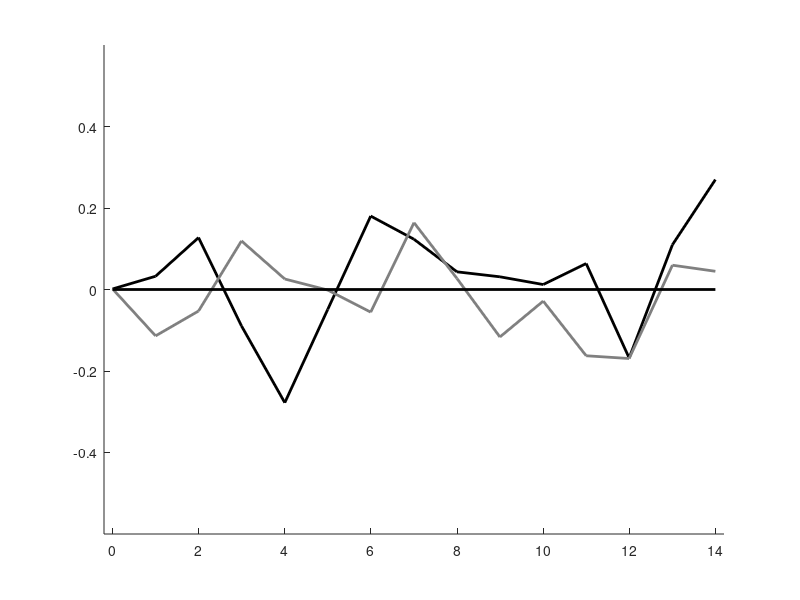
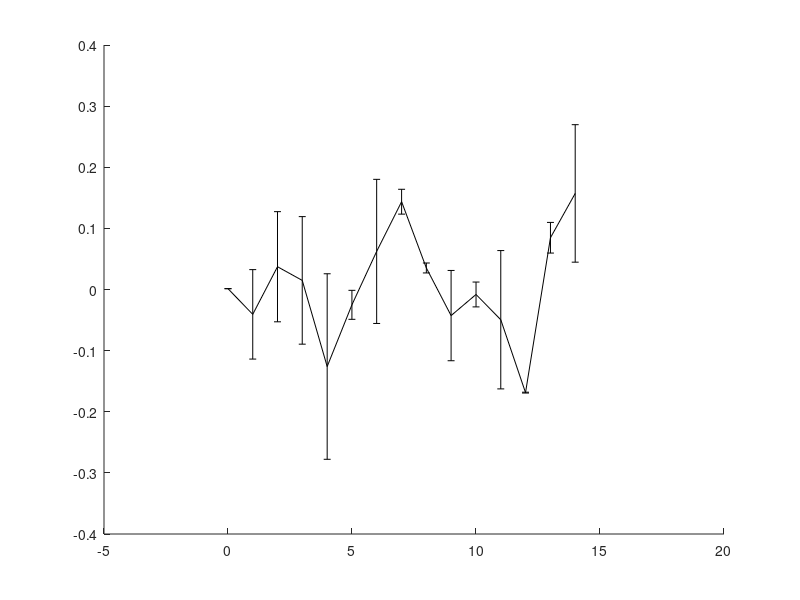

These figures' MATLAB source, in order: (Note: this script raises an error after producing the figures.)
%Script used to extract data from saved svg file of Sober_Brainard_2009 for
%unlesioned no shift birds.

%These values were taken from the svg file directly:
vals1 = [222.4,504.1 235.2,501.8, 248,494.8, 260.8,510.8 273.7,524.7 286.5,507.8 299.3,490.9 312.2,495.1...
325,501, 337.8,501.9, 350.7,503.3, 363.5,499.5, 376.3,516.6 389.2,496.1, 402,484.3];

vals2 = [222.4,504.1, 235.2,512.6, 248,508.1, 260.8,495.4, 273.7,502.3, 286.5,504.3, 299.3,508.3, 312.2,492.1... 
	325,502.2, 337.8,512.8, 350.7,506.3, 363.5,516.2, 376.3,516.7, 389.2,499.8, 402,500.9];

bird1_x = vals1(1:2:end);
bird1_y = vals1(2:2:end);
bird2_x = vals2(1:2:end);
bird2_y = vals2(2:2:end);

%From the line plotting x-axis, I figured out that 222.4 corresponded to
%zero on the x axis:
bird1_x = bird1_x - 222.4;
bird2_x = bird2_x - 222.4;

%Rescaling to the number of days:
bird1_x = bird1_x/bird1_x(end) * 14;
bird2_x = bird2_x/bird2_x(end) * 14;

%For y-axis, the dashed zero line gives us the coordinates for 0 as 504.2:
bird1_y = bird1_y - 504.2;
bird2_y = bird2_y - 504.2;

%Y-axis is positive going downward in SVG files. So we need to invert the
%axis:
bird1_y = -1*bird1_y;
bird2_y = -1*bird2_y;

%The line for the y-axis shows us that the upper limit is 578 which is 73.8
%away from the zero point. This step returns the values in semitones.
bird1_y = bird1_y / 73.8;
bird2_y = bird2_y / 73.8;

%Double-check that the plot now looks exactly the same as the one from
%which we extracted the data:
figure (1)
hold all
plot(bird1_x, bird1_y,'Color',[0 0 0],'LineWidth',2)
plot(bird2_x, bird2_y, 'Color', [0.5 0.5 0.5],'LineWidth',2)
plot(xlim(),[0 0],'k','LineWidth',2)
ylim([-0.6 0.6])
xlim([-0.2 14.2])

%Looks great! So now, let's get the mean and SEM to do stats:
end_means = [bird1_y(end-2:end) bird2_y(end-2:end)];

%Decided to make a plot that gets the mean and SEM using the plots we have
%for the two birds. That plot will be made below:

all_data = [bird1_y; bird2_y];
total_means = mean(all_data);
total_sem = std(all_data)/sqrt(2);

figure (2)
hold all
errorbar(bird1_x,total_means,total_sem,'k','LineWidth',2)
plot(xlim(),[0 0],'k','LineWidth',2)
ylim([-0.6 0.6])
xlim([-0.2 14.2])

